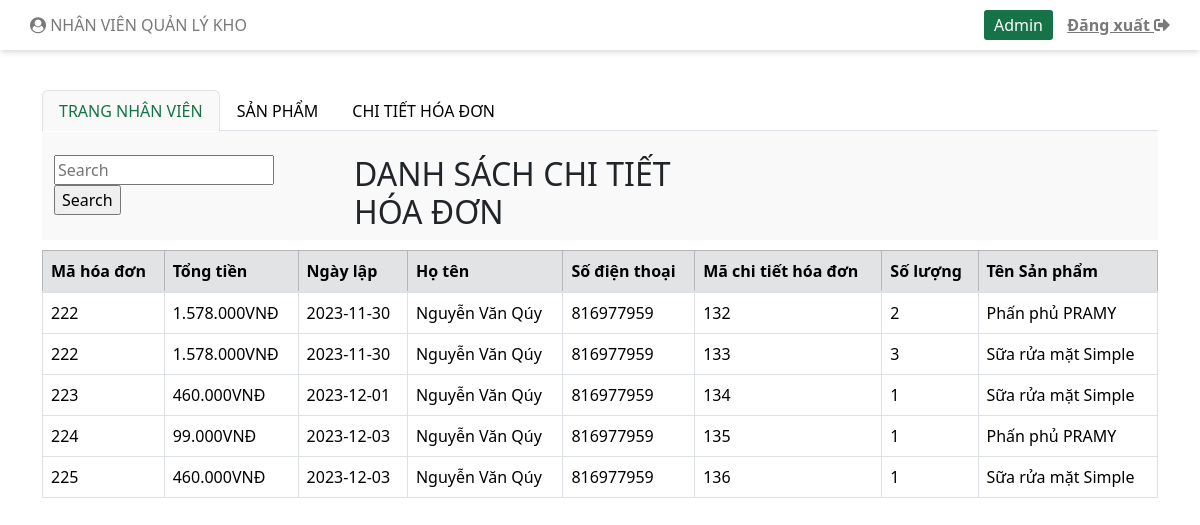
Screenshot of /indexNVBH.php?hoa-don (signed in) with the database file from the repository.
### tables this page shows
CREATE TABLE `hoadon` (
  `MaHoaDon` int(11) NOT NULL,
  `TongTien` double NOT NULL,
  `NgayLap` date NOT NULL,
  `MaNhanVien` int(11) DEFAULT NULL,
  `MaKhachHang` int(11) NOT NULL,
  `DiaChiGiaoHang` varchar(100) NOT NULL,
  `HoTen` varchar(100) NOT NULL,
  `SoDienThoai` int(11) NOT NULL,
  `Email` varchar(50) NOT NULL
);

CREATE TABLE `chitiethoadon` (
  `MaChiTietHoaDon` int(11) NOT NULL,
  `TongTien` double NOT NULL,
  `MaSanPham` int(11) NOT NULL,
  `MaHoaDon` int(11) NOT NULL,
  `SoLuong` int(11) NOT NULL
);

CREATE TABLE `sanpham` (
  `MaSanPham` int(11) NOT NULL,
  `TenSanPham` varchar(100) NOT NULL,
  `SoLuongTon` int(11) NOT NULL DEFAULT 1,
  `MoTa` varchar(100) DEFAULT NULL,
  `GiaBan` double NOT NULL,
  `GiaNhap` double NOT NULL,
  `ThuongHieu` varchar(100) DEFAULT NULL,
  `HinhAnh` varchar(50) NOT NULL,
  `HanSuDung` date DEFAULT NULL,
  `LoaiSanPham` int(11) NOT NULL,
  `NhaCungCap` int(11) NOT NULL,
  `trangThai` tinyint(4) NOT NULL DEFAULT 1
);

### model/mChiTietHoaDon_NVBH.php (called while the page is built, shortened)
<?php
    include_once("connect.php");
    class MCTHoaDon {
        function selectAllCTHoaDon() {
            $p = new ConnectDB();
            if ($p->connect_DB($conn)) {
                $str = "SELECT
                hd.MaHoaDon,
                hd.TongTien,
                hd.NgayLap,
                hd.HoTen,
                hd.SoDienThoai,
                cthd.MaChiTietHoaDon,
                cthd.SoLuong,
                sp.TenSanPham
            FROM
                hoadon hd
            JOIN
                chitiethoadon cthd ON hd.MaHoaDon = cthd.MaHoaDon
            JOIN
                sanpham sp ON cthd.MaSanPham = sp.MaSanPham;";
                $tbl = mysqli_query($conn,$str);
                return $tbl;
            } else {
                return false;
            }
        }
    }
?>

### model/connect.php (called while the page is built, shortened)
<?php
    class ConnectDB{
        function connect_DB(& $conn){
            $conn = mysqli_connect("localhost", "root", "", "mypham");
            if ($conn){
                mysqli_set_charset($conn, "utf8");
                return $conn;
            }else{
                return false;
            }
        }
    }
?>

### controller/cChiTietHoaDon_NVBH.php (called while the page is built, shortened)
<?php
    include_once("Model/mChiTietHoaDon_NVBH.php");
    class CCTHoaDon{
        function getAllCTHoaDon(){
            $p = new MCTHoaDon();
            $tbl = $p -> selectAllCTHoaDon();
            return $tbl;
        }
    }
?>

### view/vChiTietHoaDon_NVBH.php (the view, shortened to what this page needs)
<?php
    include_once("controller/cChiTietHoaDon_NVBH.php");
    class VCTHoaDon{
        function viewAllCTHoaDon(){
            $p = new CCTHoaDon();
            $tbl = $p -> getAllCTHoaDon();
            showCTHoaDon($tbl);
        }
    }
    function showCTHoaDon($tbl){
        if($tbl){
            if(mysqli_num_rows($tbl) >0){
                echo '
                <div id="hoa-don" class="container tab-pane active"><br>
                <div class="row timKiem-them">
                    <div class="timKiem input-group mb-3 col-md-5">
                        <form action="indexNVBH.php" method="get">
                                 <input type="text" name="txtSearchHD" size="18" placeholder = "Search" value = "';
                                 if(isset($_REQUEST["txtSearchHD"])) echo $_REQUEST["txtSearchHD"];
                                 echo '" >
                                 <input type="submit" name="btnSearchHD" class="btnCus" value="Search">
                        </form>
                    </div>
                    <div class="timKiem col-md-4">
                        <h2>DANH SÁCH CHI TIẾT HÓA ĐƠN</h2>
                    </div>
                </div>
                </div>
                ';
                echo "<table class='prod_tbl'> <tr>";
                    echo'
                    <table class="table table-bordered table-hover " id="myTable">
                    <thead class="table-secondary">
                        <tr class="ex">
                            <th width="auto">Mã hóa đơn</th>
                            <th>Tổng tiền</th>
                            <th>Ngày lập</th>
                            <th>Họ tên</th>
                            <th>Số điện thoại</th>
                            <th width="auto">Mã chi tiết hóa đơn</th>
                            <th>Số lượng</th>
                            <th width="auto">Tên Sản phẩm</th>
                        </tr>
                    </thead>
                    ';
                    while($row = mysqli_fetch_assoc($tbl)){
                            echo "<tr >";
                            echo "<td>".$row["MaHoaDon"]."</td>";
                            echo "<td>".number_format($row["TongTien"], 0,".", ".")."VNĐ</td>";
                            echo "<td>".$row["NgayLap"]."</td>";
                            echo "<td>".$row["HoTen"]."</td>";
                            echo "<td>".$row["SoDienThoai"]."</td>";
                            echo "<td>".$row["MaChiTietHoaDon"]."</td>";
                            echo "<td>".$row["SoLuong"]."</td>";
                            echo "<td>".$row["TenSanPham"]."</td>";
                            echo "</tr>";
                    }
                    echo "</table>";
        }else{
            echo"Không tìm thấy chi tiết hóa đơn!";
            echo header("refresh: 1; url='indexNVBH.php?hoa-don'");
        }
    }
    }
?>

### css/styleNVBH.css (style rules this page uses)
.timKiem-them { margin-bottom: 10px; }
.container.tab-pane.active { background-color: #f9f9f9 !important; }
body { height: 100%; margin: 0; display: flex; flex-direction: column; background-color: #9ecb9e; }

### css/styleAdmin.css (style rules this page uses)
.timKiem-them { margin-bottom: 10px; }
.timKiem { display: flex; flex-wrap: nowrap; justify-content: center; }
.input-group.mb-3.col-md-5 { width: 300px; }
.container.tab-pane.active { background-color: #f9f9f9 !important; }

### rows the page displays
hoadon: MaHoaDon "222", TongTien "1.578.000", NgayLap "2023-11-30", HoTen "Nguyễn Văn Qúy", SoDienThoai "816977959", chitiethoadon.MaChiTietHoaDon "132", chitiethoadon.SoLuong "2", sanpham.TenSanPham "Phấn phủ PRAMY", chitiethoadon.MaChiTietHoaDon "133", chitiethoadon.SoLuong "3", sanpham.TenSanPham "Sữa rửa mặt Simple"
hoadon: MaHoaDon "223", TongTien "460.000", NgayLap "2023-12-01", HoTen "Nguyễn Văn Qúy", SoDienThoai "816977959", chitiethoadon.MaChiTietHoaDon "134", chitiethoadon.SoLuong "1", sanpham.TenSanPham "Sữa rửa mặt Simple"
hoadon: MaHoaDon "224", TongTien "99.000", NgayLap "2023-12-03", HoTen "Nguyễn Văn Qúy", SoDienThoai "816977959", chitiethoadon.MaChiTietHoaDon "135", chitiethoadon.SoLuong "1", sanpham.TenSanPham "Phấn phủ PRAMY"
hoadon: MaHoaDon "225", TongTien "460.000", NgayLap "2023-12-03", HoTen "Nguyễn Văn Qúy", SoDienThoai "816977959", chitiethoadon.MaChiTietHoaDon "136", chitiethoadon.SoLuong "1", sanpham.TenSanPham "Sữa rửa mặt Simple"
